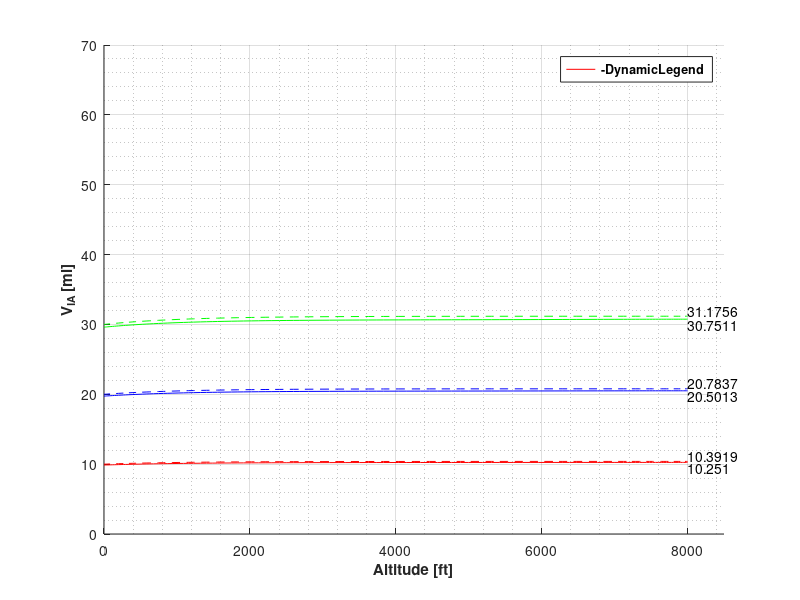
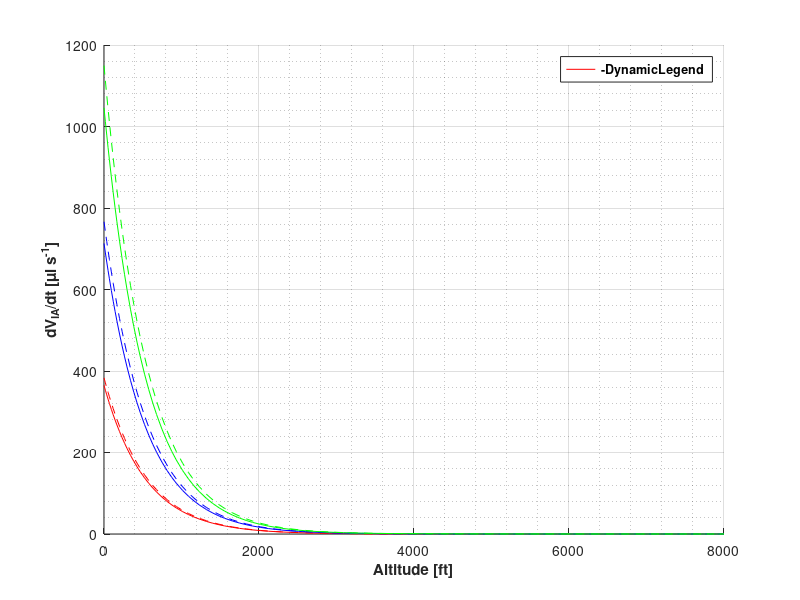
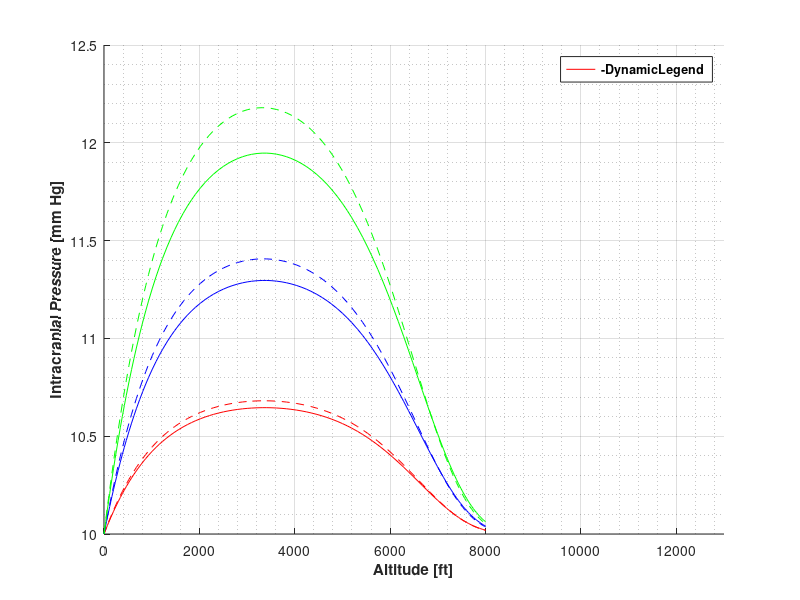
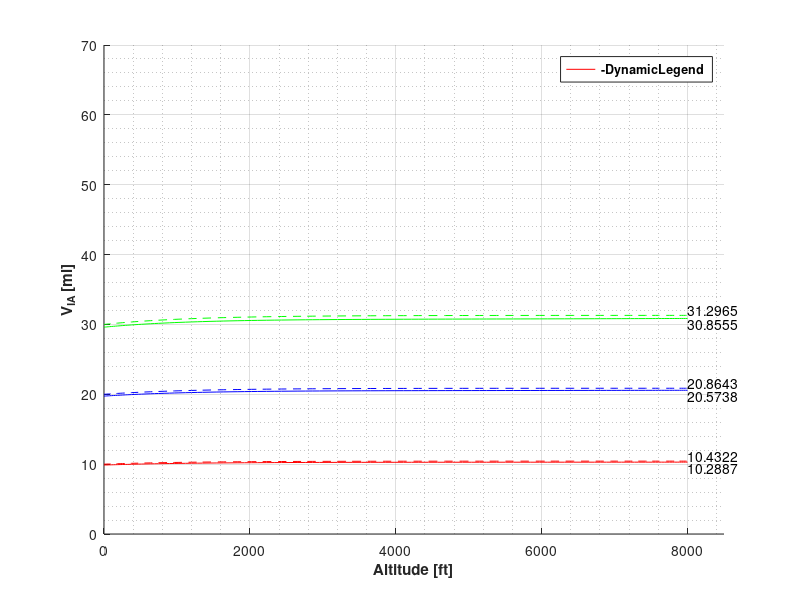

Write the MATLAB code that produced these figures, in order.
% A Mathematical Modelling Study of the Effects of Air Expansion Inside the
% Brain on the Intracranial Pressure

% Monash University Malaysia - Final Year Project
% Written by Viruj BALA SOUPRAMANIEN (27273652)
% Last modified: 10/9/19

% Change in ICP when change in altitude follows exponential and logarithmic
% functions

clc; clear all; close all;

% Logarithmic

% Table 2 values
PICr=[10 20]*133.322; % Resting pressure (Pa)
PVI=12.6*1e-6; % Pressure-volume index (m^3)
R=16.1*8.0124e9; % Outflow resistance (Pa/(m^3.s))
VIA0=[10 20 30]*1e-6; % Initial intracranial volume (m^3)
dt=[32 16 8]*60; % Time to reach maximum altitude (s)

% Numerical constants
a=2257e-8; % Alpha
b=5.264; % Beta
K=1/(0.4343*PVI); % Mathematical constant
PIA0=101e3; % Absolute initial intracranial air (Pa) = P_atm at sea level

% Log function coefficients
X=[322.514 355.0392 394.8271];

for n=1:length(X)
    for m=1:length(VIA0)
        for l=1:length(PICr)
            A=VIA0(m)*PIA0; % From Boyles Law: P1V1=P2V2 (A=V_IA*P_IA)
            Patm=@(t)PIA0*(1-a*X(n).*t./(t+1)).^b; % Atmospheric pressure
            dPatm=@(t)-a*b*PIA0*(X(n)./(t+1)-X(n).*...
                t./(t+1).^2).*(1-a*X(n).*t./(t+1)).^(b-1); % Rate of change of atmospheric pressure
            V=@(t,P)A./(Patm(t)+P); % Intracranial air volume
            dPdt=@(t,P)(K*P./(R*((Patm(t)+P).^2+K*P*A))).*...
                ((PICr(l)-P).*(Patm(t)+P).^2-A*R*dPatm(t)); % Equation 8
            dV=@(t,P)-A*(dPatm(t)+dPdt(t,P))./((Patm(t)+P).^2);
            [t,P]=ode45(dPdt,[0 dt(n)],PICr(l)); % Solving equation 8
            icp{l,m,n}=P/133.322; % Intracranial pressure (mm Hg)
            alt{l,m,n}=X(n)*log(t+1)/0.3048; % Altitude (ft)
            iav{l,m,n}=V(t,P)*1e6; % Intracranial air volume (ml)
            delV{l,m,n}=dV(t,P)*1e9; % Rate of change of intracranial volume (ul/s)
            time{l,m,n}=t/60; % Time taken to reach 8000 ft (min)
            % Anderson Model
            V_Anderson=@(t)A./Patm(t); % Intracranial air volume
            dV_Anderson=@(t)-A*dPatm(t)./((Patm(t)).^2);
            dPdt_Anderson=@(t,P)(K*P/R)*(PICr(l)...
                +R*dV_Anderson(t)-P); % Equation 8
            [t,P]=ode45(dPdt_Anderson,[0 dt(n)],PICr(l)); % Solving equation 8
            P_IC{l,m,n}=P/133.322; % Intracranial pressure (mm Hg)
            H{l,m,n}=X(n)*log(t+1)/0.3048; % Altitude (ft)
            V_IA{l,m,n}=V_Anderson(t)*1e6; % Intracranial air volume (ml)
            rate{l,m,n}=dV_Anderson(t)*1e9; % Rate of change of intracranial volume (ul/s)
        end
    end
end

% Plots

[u,v,w]=size(icp);
PICr=PICr/133.322;
VIA0=VIA0/1e-6;
X=[2288 2824 3641];
lines={'r','b','g';'r--','b--','g--'};

for x=1:u
    for y=1:v
        if x==1
            c=1;
        else
            c=10;
        end
        for z=1:w
            figure(c)
            hold on
            plot(alt{x,y,z},iav{x,y,z},lines{1,y},'DisplayName',...
                ['Proposed Model: ',num2str(VIA0(y)),'ml V_{IA}_{_0}'])
            plot(H{x,y,z},V_IA{x,y,z},lines{2,y},'DisplayName',...
                ['Anderson Model: ',num2str(VIA0(y)),'ml V_{IA}_{_0}'])
            %title(sprintf('Change in Air Volume with Change in Altitude of %s*log(t+1) ft (P_{IC}_{_r} = %s mm Hg)',num2str(X(z)),num2str(PICr(x))))
            text(H{x,y,z}(end),V_IA{x,y,z}(end),...
                num2str(V_IA{x,y,z}(end)),'HorizontalAlignment',...
                'left','VerticalAlignment','bottom')
            text(H{x,y,z}(end),iav{x,y,z}(end),...
                num2str(iav{x,y,z}(end)),'HorizontalAlignment',...
                'left','VerticalAlignment','top')
            
            figure(c+1)
            hold on
            plot(alt{x,y,z},delV{x,y,z},lines{1,y},'DisplayName',...
                ['Proposed Model: ',num2str(VIA0(y)),'ml V_{IA}_{_0}'])
            plot(H{x,y,z},rate{x,y,z},lines{2,y},'DisplayName',...
                ['Anderson Model: ',num2str(VIA0(y)),'ml V_{IA}_{_0}'])
            %title(sprintf('Rate of Air Expansion against Change in Altitude of %s*log(t+1) ft (P_{IC}_{_r} = %s mm Hg)',num2str(X(z)),num2str(PICr(x))))
            
            figure(c+2)
            hold on
            plot(alt{x,y,z},icp{x,y,z},lines{1,y},'DisplayName',...
                ['Proposed Model: ',num2str(VIA0(y)),'ml V_{IA}_{_0}'])
            plot(H{x,y,z},P_IC{x,y,z},lines{2,y},'DisplayName',...
                ['Anderson Model: ',num2str(VIA0(y)),'ml V_{IA}_{_0}'])
            %title(sprintf('Change in ICP with Change in Altitude of %s*log(t+1) ft (P_{IC}_{_r} = %s mm Hg)',num2str(X(z)),num2str(PICr(x))))
            
            % Cleaning up presentation
            if z==1
                figure(c)
                axis([0 8500 0 70])
                if x==1
                    figure(c+2)
                    axis([0 13000 10 12.5])
                else
                    figure(c+2)
                    axis([0 12000 20 24.5])
                end
            elseif z==2
                figure(c)
                axis([0 8500 0 70])
                if x==1
                    figure(c+2)
                    axis([0 14000 10 12.5])
                else
                    figure(c+2)
                    axis([0 14000 20 25])
                end
            else
                figure(c)
                axis([0 8500 0 70])
                if x==1
                    figure(c+2)
                    axis([0 15000 10 13])
                else
                    figure(c+2)
                    axis([0 14000 20 25.5])
                end
            end
            
            figure(c)
            xlabel('Altitude [ft]','Fontweight','bold')
            ylabel('V_{IA} [ml]','Fontweight','bold')
            legend('-DynamicLegend','Location','best',...
                'Fontweight','bold')
            grid on
            grid minor
            figure(c+1)
            xlabel('Altitude [ft]','Fontweight','bold')
            ylabel('{dV_{IA}}/{dt} [\mul s^{-1}]','Fontweight','bold')
            legend('-DynamicLegend','Location','best',...
                'Fontweight','bold')
            grid on
            grid minor
            figure(c+2)
            xlabel('Altitude [ft]','Fontweight','bold')
            ylabel('Intracranial Pressure [mm Hg]','Fontweight','bold')
            legend('-DynamicLegend','Location','best',...
                'Fontweight','bold')
            grid on
            grid minor
            c=c+3;
        end
    end
end

% Exponential

PICr=PICr*133.322;
VIA0=VIA0*1e-6;

% Exp function coefficients
Y=[141.49 223.042 375.228];
Z=[0.0015 0.0026 0.0042];

for n=1:length(Y)
    for m=1:length(VIA0)
        for l=1:length(PICr)
            A=VIA0(m)*PIA0; % From Boyles Law: P1V1=P2V2 (A=V_IA*P_IA)
            Patm=@(t)PIA0*(1-a*Y(n)*Z(n).*...
                (exp(Z(n).*t-1)).*t).^b; % Atmospheric pressure
            dPatm=@(t)-a*b*PIA0*(Y(n)*Z(n).*...
                (exp(Z(n).*t-1))+Y(n)*Z(n).^2.*...
                (exp(Z(n).*t-1)).*t).*(1-a*Y(n)*...
                Z(n).*(exp(Z(n).*t-1)).*t).^(b-1); % Rate of change of atmospheric pressure
            V=@(t,P)A./(Patm(t)+P); % Intracranial air volume
            dPdt=@(t,P)(K*P./(R*((Patm(t)+P).^2+K*P*A))).*...
                ((PICr(l)-P).*(Patm(t)+P).^2-A*R*dPatm(t)); % Equation 8
            dV=@(t,P)-A*(dPatm(t)+dPdt(t,P))./((Patm(t)+P).^2);
            [t,P]=ode45(dPdt,[0 dt(n)],PICr(l)); % Solving equation 8
            icp{l,m,n}=P/133.322; % Intracranial pressure (mm Hg)
            alt{l,m,n}=Y(n).*(exp(Z(n).*t)-1)/0.3048; % Altitude (ft)
            iav{l,m,n}=V(t,P)*1e6; % Intracranial air volume (ml)
            delV{l,m,n}=dV(t,P)*1e9; % Rate of change of intracranial volume (ul/s)
            time{l,m,n}=t/60; % Time taken to reach 8000 ft (min)
            % Anderson Model
            V_Anderson=@(t)A./Patm(t); % Intracranial air volume
            dV_Anderson=@(t)-A*dPatm(t)./((Patm(t)).^2);
            dPdt_Anderson=@(t,P)(K*P/R)*(PICr(l)+...
                R*dV_Anderson(t)-P); % Equation 8
            [t,P]=ode45(dPdt_Anderson,[0 dt(n)],PICr(l)); % Solving equation 8
            P_IC{l,m,n}=P/133.322; % Intracranial pressure (mm Hg)
            H{l,m,n}=Y(n).*(exp(Z(n).*t)-1)/0.3048; % Altitude (ft)
            V_IA{l,m,n}=V_Anderson(t)*1e6; % Intracranial air volume (ml)
            rate{l,m,n}=dV_Anderson(t)*1e9; % Rate of change of intracranial volume (ul/s)
        end
    end
end

% Plots

PICr=PICr/133.322;
VIA0=VIA0/1e-6;
Y=[464 732 1231];
Z=[0.09 0.16 0.25];

for x=1:u
    for y=1:v
        if x==1
            c=19;
        else
            c=29;
        end
        for z=1:w
            figure(c)
            hold on
            plot(alt{x,y,z},iav{x,y,z},lines{1,y},'DisplayName',...
                ['Proposed Model: ',num2str(VIA0(y)),'ml V_{IA}_{_0}'])
            plot(H{x,y,z},V_IA{x,y,z},lines{2,y},'DisplayName',...
                ['Anderson Model: ',num2str(VIA0(y)),'ml V_{IA}_{_0}'])
            %title(sprintf('Change in Air Volume with Change in Altitude of %s*exp(%s*t-1) ft (P_{IC}_{_r} = %s mm Hg)',num2str(Y(z)),num2str(Z(z)),num2str(PICr(x))))
            text(H{x,y,z}(end),V_IA{x,y,z}(end),...
                num2str(V_IA{x,y,z}(end)),'HorizontalAlignment',...
                'left','VerticalAlignment','bottom')
            text(H{x,y,z}(end),iav{x,y,z}(end),...
                num2str(iav{x,y,z}(end)),'HorizontalAlignment',...
                'left','VerticalAlignment','top')
            
            figure(c+1)
            hold on
            plot(alt{x,y,z},delV{x,y,z},lines{1,y},'DisplayName',...
                ['Proposed Model: ',num2str(VIA0(y)),'ml V_{IA}_{_0}'])
            plot(H{x,y,z},rate{x,y,z},lines{2,y},'DisplayName',...
                ['Anderson Model: ',num2str(VIA0(y)),'ml V_{IA}_{_0}'])
            %title(sprintf('Rate of Air Expansion against Change in Altitude of %s*exp(%s*t+1) ft (P_{IC}_{_r} = %s mm Hg)',num2str(Y(z)),num2str(Z(z)),num2str(PICr(x))))
            text(H{x,y,z}(end),rate{x,y,z}(end),...
                num2str(rate{x,y,z}(end)),'HorizontalAlignment',...
                'left','VerticalAlignment','bottom')
            text(H{x,y,z}(end),delV{x,y,z}(end),...
                num2str(delV{x,y,z}(end)),'HorizontalAlignment',...
                'left','VerticalAlignment','bottom')
            
            figure(c+2)
            hold on
            plot(alt{x,y,z},icp{x,y,z},lines{1,y},'DisplayName',...
                ['Proposed Model: ',num2str(VIA0(y)),'ml V_{IA}_{_0}'])
            plot(H{x,y,z},P_IC{x,y,z},lines{2,y},'DisplayName',...
                ['Anderson Model: ',num2str(VIA0(y)),'ml V_{IA}_{_0}'])
            %title(sprintf('Change in ICP with Change in Altitude of %s*exp(%s*t+1) ft (P_{IC}_{_r} = %s mm Hg)',num2str(Y(z)),num2str(Z(z)),num2str(PICr(x))))
            text(H{x,y,z}(end),P_IC{x,y,z}(end),...
                num2str(P_IC{x,y,z}(end)),'HorizontalAlignment',...
                'left','VerticalAlignment','bottom')
            text(H{x,y,z}(end),icp{x,y,z}(end),...
                num2str(icp{x,y,z}(end)),'HorizontalAlignment',...
                'left','VerticalAlignment','top')
            
            % Cleaning up presentation
            if z==1
                figure(c)
                axis([0 9000 0 75])
            elseif z==2
                figure(c)
                axis([0 9000 0 75])
            else
                figure(c)
                axis([0 9000 0 75])
            end
            
            figure(c)
            xlabel('Altitude [ft]','Fontweight','bold')
            ylabel('V_{IA} [ml]','Fontweight','bold')
            legend('-DynamicLegend','Location','best',...
                'Fontweight','bold')
            grid on
            grid minor
            figure(c+1)
            xlabel('Altitude [ft]','Fontweight','bold')
            ylabel('{dV_{IA}}/{dt} [\mul s^{-1}]','Fontweight','bold')
            legend('-DynamicLegend','Location','best',...
                'Fontweight','bold')
            grid on
            grid minor
            figure(c+2)
            xlabel('Altitude [ft]','Fontweight','bold')
            ylabel('Intracranial Pressure [mm Hg]','Fontweight','bold')
            legend('-DynamicLegend','Location','best',...
                'Fontweight','bold')
            grid on
            grid minor
            c=c+3;
        end
    end
end
